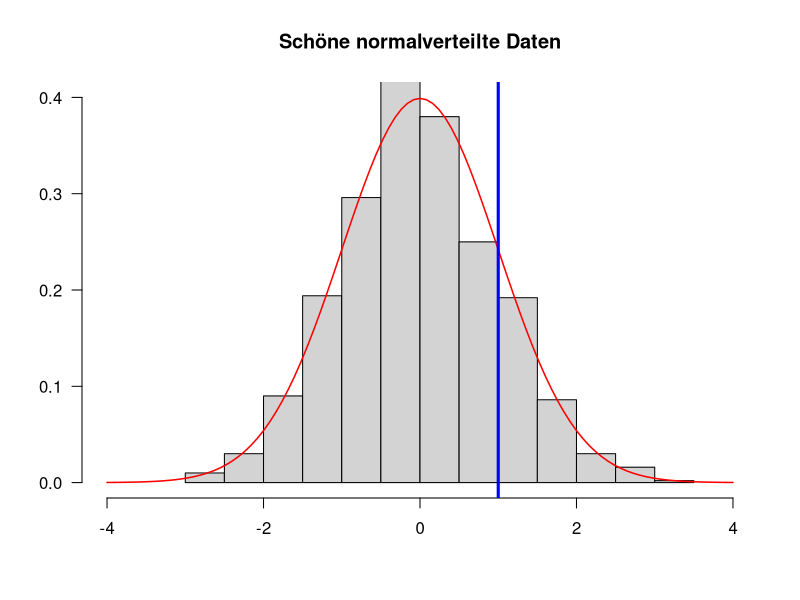

This chart was generated by the following R code:
## ---- chunk 1

## Füge mehrere Zahlen zu einem Vektor zusammen:
c(0.5, 1, 1.5) # Kommazahlen mit DezimalPUNKT schreiben

## ---- chunk 2
c(1)
## ---- chunk 3
c(0.5, 1, 1.5, c(1, 2, 3))
## ---- chunk 4

## Berechne einen Mittelwert
mean(c(0.5, 1, 1.5))

## Berechne eine Standardabweichung
sd(c(0.5, 1, 1.5))

## Berechne eine Varianz:
var(c(0.5, 1, 1.5))

## Und jetzt noch einmal die Standardabweichung:
sqrt(var(c(0.5, 1, 1.5))) # was ist `sqrt`?

## Minimum:
min(c(0.5, 1, 1.5))

## Maximum:
max(c(0.5, 1, 1.5))
## ---- chunk 5
1:20
## ---- chunk 6
sum(1:1000)
## ---- chunk 7
5:-5
## ---- chunk 8
1:10 * 2
## ---- chunk 9
(1:10 * 2) - 1
## ---- chunk 10
2:4 * 4:6 # entspricht c(2*4, 3*5, 4*6)
## ---- chunk 11
## Speichert einen Vektor in einer Variablen:
meinVektor <- c(1, 2, 6, 7, 10)
## ---- chunk 12
meinVektor
## ---- chunk 13
meinVektor * 2
## ---- chunk 14
xx <- mean(meinVektor)

## "Zentrierter" numerischer Vektor:
meinVektor - xx

## ---- chunk 15
foo = 1:2
foo
## ---- chunk 16
bar <- c(3, 2, 6, 3, 9, 5, 7, -3)
sort(bar)
## ---- chunk 17
bar
## ---- chunk 18
bar <- c(3, 2, 6, 3, 9, 5, 7, -3)
bar <- sort(bar)
## ---- chunk 19
mode(1:10)
## ---- chunk 20
"Hallo Welt!" # doppelte Anführungszeichen
## ---- chunk 21
wahr   <- TRUE
falsch <- FALSE
## ---- chunk 22
## Logisches UND
TRUE & TRUE
TRUE & FALSE
FALSE & FALSE
## ---- chunk 23
## Logisches ODER
TRUE | TRUE
TRUE | FALSE
FALSE | FALSE
## ---- chunk 24
## Logisches NICHT
!TRUE
!FALSE
## ---- chunk 25
c(TRUE, FALSE, FALSE) & c(TRUE, TRUE, FALSE)

c(TRUE, FALSE, FALSE) | c(TRUE, TRUE, FALSE)
## ---- chunk 26
!c(TRUE, FALSE)
## ---- chunk 27

laune <- c(1, 2, 3, 1, 2, 1)

laune_faktor <- factor(
  laune, 
  1:3,
  c(":(", ":)", ":D")
)

laune_faktor
## ---- chunk 28
mean(laune)
## ---- chunk 29
mean(laune_faktor)
## ---- chunk 30
messy_data <- c(1, 3, 2, 9, 3, NA, 6, NA, 5)
## ---- chunk 31
mean(messy_data) # geht nicht wegen des fehlenden Werts
## ---- chunk 32
mean(messy_data, na.rm = TRUE)
## ---- chunk 33

vergleichswert <- 3
daten <- 1:5
daten > vergleichswert
daten < vergleichswert
daten >= vergleichswert
daten <= vergleichswert
daten == vergleichswert
daten != vergleichswert

## ---- chunk 34
daten = vergleichswert
## ---- chunk 35
daten
## ---- chunk 36
text1 <- "Hallo Welt"
text1 == "Hallo Welt"
text1 == "Hallo Welt!"
## ---- chunk 37
geschlecht <- c(1, 2, 1, 1, 2, 1, 3)
geschlecht <- factor(
  geschlecht, 
  1:3,
  c("weiblich", "maennlich", "divers")
)
geschlecht == "maennlich"
## ---- chunk 38

score_test1 <- c(23, 19, 44, 18, 25, 22)
score_test2 <- c(26, 23, 29, 18, 32, 19)

score_test1 > score_test2

score_test1 == score_test2

## ---- chunk 39
(score_test1 > score_test2) | (score_test1 > 23)
## ---- chunk 40
# Erstelle 1,000 Zufallsdaten:
zufallsdaten <- rnorm(1000)
## ---- chunk 41

length(zufallsdaten)

## ---- chunk 42

head(zufallsdaten)

## ---- chunk 43
# Male Histogram
hist(
  zufallsdaten, 
  freq = FALSE,
  main = "Schöne normalverteilte Daten",
  xlab = "", 
  ylab = "", 
  las = 1,
  xlim = c(-4, 4), 
  ylim = c(0, 0.4),
)
# Lege eine Normalverteilungskurve über die Daten
curve(dnorm, col = "red", add = TRUE, lwd = 1.5)
# Zeichne eine blue Linie beim x-Wert `1` ein:
abline(v = 1, lwd = 3, col = "blue")
## ---- chunk 44
sum(zufallsdaten > 1)
## ---- chunk 45
mean(zufallsdaten > 1)
## ---- chunk 46
mean(c(1, 0, 1, 1))
## ---- chunk 47
mean(zufallsdaten > 1) * 100
## ---- chunk 48
1 - pnorm(1)
## ---- chunk 49
# 100,000 Zufallsdaten sind für R kein Problem
zufallsdaten <- rnorm(100000) 
mean(zufallsdaten > 1)
## ---- chunk 50
mein_vektor <- c(1, 2, 1, NA, 4, NA, 3)
is.na(mein_vektor)
## ---- chunk 51
sum(is.na(mein_vektor))
## ---- chunk 52
mean(is.na(mein_vektor))
## ---- chunk 53
mein_vektor == NA
## ---- chunk 54
mein_vektor < 4
## ---- chunk 55
2 %in% 1:3
## ---- chunk 56
4 %in% 1:3
## ---- chunk 57
zu_testen <- 2
zu_testen == 1 | zu_testen == 2 | zu_testen == 3

zu_testen <- 4
zu_testen == 1 | zu_testen == 2 | zu_testen == 3
## ---- chunk 58
c(2, 3) %in% 3:5
## ---- chunk 59

daten <- c(2, 4, 1)

## ---- chunk 60

daten[1]
xx <- daten[3] # ein-elementiger Vektor
xx
## ---- chunk 61

daten[-1]

## ---- chunk 62
daten[c(1, 2)]
daten[-c(2, 3)]
## ---- chunk 63

meinVektor <- c(1, 2, 3, 7, 8, 9)

auswahl <- meinVektor > 5
auswahl

## ---- chunk 64

meinVektor[auswahl]

## ---- chunk 65

meinVektor <- 1:20

auswahl <- (meinVektor < 5) | (meinVektor > 17)
auswahl

meinVektor[auswahl]

## ---- chunk 66

## Wähle alle Daten aus, die größer sind als 2 (das sollten im Schnitt
## etwa 2.5% der Daten sein)
daten <- rnorm(300)
daten[daten > 2]

## ---- chunk 67

daten <- 1:5
daten[c(2, 5)] <- 0
daten

## ---- chunk 68

daten <- 1:5
daten[c(TRUE, FALSE, TRUE, FALSE, FALSE)] <- 0
daten

## ---- chunk 69

daten <- c(1, -99, 5, -99, 2, -99, 4, 1:3)
daten

missing_values <- daten == -99
missing_values
## ---- chunk 70
daten[missing_values] <- NA
daten
## ---- chunk 71
daten <- 1:7
daten < 3 | daten > 6
## ---- chunk 72
(daten < 3) | (daten > 6)
## ---- chunk 73
TRUE | TRUE & FALSE
## ---- chunk 74
(TRUE | TRUE) & FALSE
## ---- chunk 75
c(FALSE, TRUE) | c(FALSE, FALSE) & c(TRUE, FALSE)
## ---- chunk 76
(c(FALSE, TRUE) | c(FALSE, FALSE)) & c(TRUE, FALSE)
## ---- chunk 77
1:10[-8]
## ---- chunk 78
10[-8]
## ---- chunk 79
(1:10)[-8]
## ---- chunk 80
# oder:
daten <- 1:10
daten[-8]
## ---- chunk 81

paste0("item_", 1:10)[-c(1, 3, 9)]
